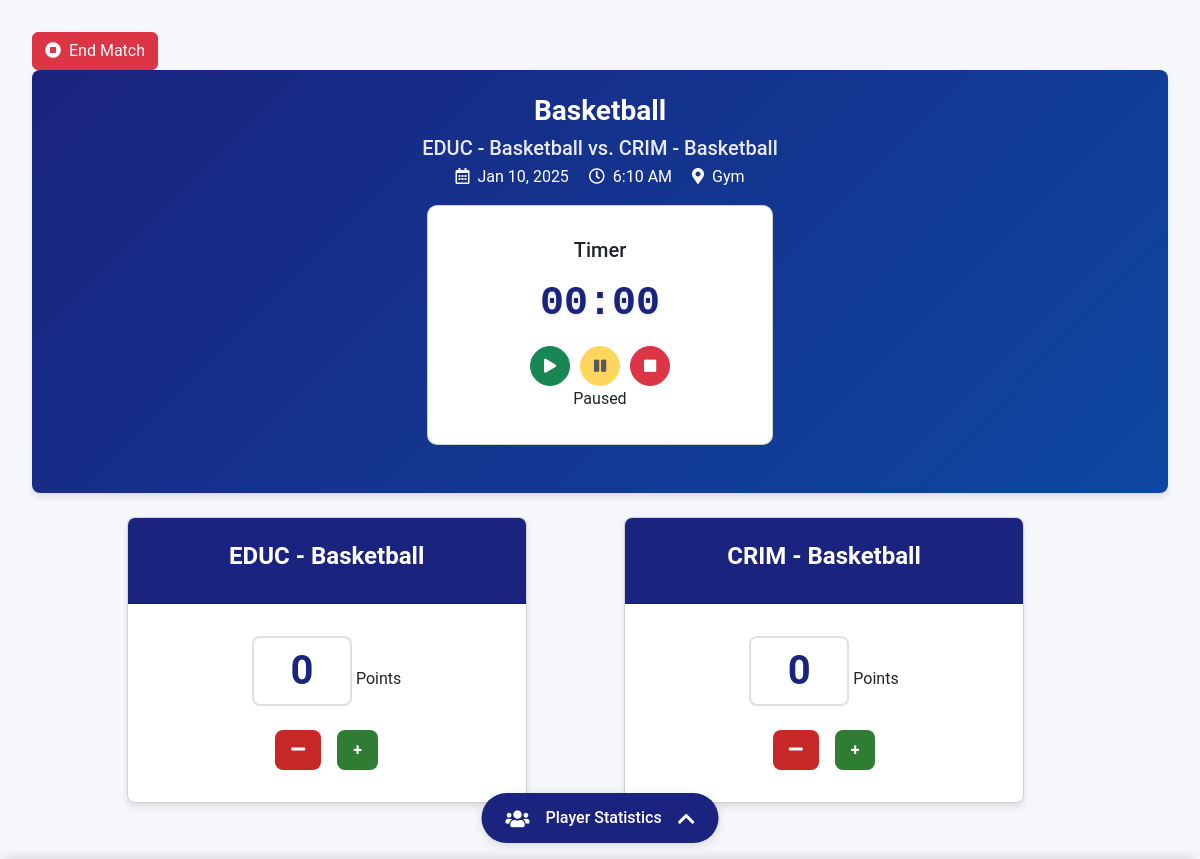
Page /livescoring/_live_scoring.php?schedule_id=88 on the committed database.
### tables this page shows
CREATE TABLE `schedules` (
  `schedule_id` int(11) NOT NULL,
  `match_id` int(11) NOT NULL,
  `schedule_date` date NOT NULL,
  `schedule_time` time NOT NULL,
  `venue` varchar(255) NOT NULL
);

CREATE TABLE `games` (
  `game_id` int(11) NOT NULL,
  `game_name` varchar(255) NOT NULL,
  `number_of_players` int(11) DEFAULT NULL,
  `category` varchar(100) DEFAULT NULL,
  `environment` enum('Indoor','Outdoor') NOT NULL,
  `created_at` timestamp NOT NULL DEFAULT current_timestamp(),
  `school_id` int(11) DEFAULT NULL
);

CREATE TABLE `teams` (
  `team_id` int(11) NOT NULL,
  `team_name` varchar(255) NOT NULL,
  `game_id` int(11) NOT NULL,
  `created_at` timestamp NOT NULL DEFAULT current_timestamp(),
  `grade_section_course_id` int(11) DEFAULT NULL,
  `wins` int(11) DEFAULT 0,
  `losses` int(11) DEFAULT 0
);

### livescoring/_live_scoring.php (the view, shortened to what this page needs)
<?php
$conn = con();
$schedule_id = $_GET['schedule_id'];
$game_id = $_SESSION['game_id'];
$department_id = $_SESSION['department_id'];
$match_query = $conn->prepare("
    SELECT g.game_name, tA.team_name AS teamA_name, tB.team_name AS teamB_name,
           s.schedule_date, s.schedule_time, s.venue, s.match_id
    FROM schedules s
    JOIN matches m ON s.match_id = m.match_id
    JOIN brackets b ON m.bracket_id = b.bracket_id
    JOIN games g ON b.game_id = g.game_id
    JOIN teams tA ON m.teamA_id = tA.team_id
    JOIN teams tB ON m.teamB_id = tB.team_id
    WHERE s.schedule_id = ?");
$match_query->bind_param("i", $schedule_id);
$match_query->execute();
$match = $match_query->get_result()->fetch_assoc();
$rules_query = $conn->prepare("
    SELECT scoring_unit, score_increment_options, period_type, number_of_periods,
           duration_per_period, time_limit, point_cap, max_fouls, timeouts_per_period
    FROM game_scoring_rules
    WHERE game_id = ? AND department_id = ?");
$rules_query->bind_param("ii", $game_id, $department_id);
$rules_query->execute();
$rules = $rules_query->get_result()->fetch_all(MYSQLI_ASSOC);
?>
<!DOCTYPE html>
<html lang="en">
<head>
    <link rel="stylesheet" href="https://cdn.jsdelivr.net/npm/bootstrap@5.3.3/dist/css/bootstrap.min.css">
    <link rel="stylesheet" href="https://cdnjs.cloudflare.com/ajax/libs/font-awesome/5.15.4/css/all.min.css">
    <link rel="stylesheet" href="livescoring.css">
</head>
<body>
    <div class="main-container">
        <div class="main-content">
            <button type="button" class="btn btn-danger" id="end-match-button">
                <i class="fas fa-stop-circle me-2"></i>End Match
            </button>
            <div class="match-header text-center">
                <h2><?= htmlspecialchars($match['game_name']); ?></h2>
                <h4><?= htmlspecialchars($match['teamA_name']); ?> vs. <?= htmlspecialchars($match['teamB_name']); ?></h4>
                <p>
                    <i class="far fa-calendar-alt me-2"></i><?= htmlspecialchars(date("M d, Y", strtotime($match['schedule_date']))); ?>
                    <i class="far fa-clock ms-3 me-2"></i><?= htmlspecialchars(date("g:i A", strtotime($match['schedule_time']))); ?>
                    <i class="fas fa-map-marker-alt ms-3 me-2"></i><?= htmlspecialchars($match['venue']); ?>
                </p>
                <div class="timer-section mt-3">
                    <div class="row justify-content-center">
                        <div class="col-md-4">
                            <div class="card">
                                <div class="card-body">
                                    <h5 class="card-title"><?= htmlspecialchars($rules[0]['period_type']); ?> Timer</h5>
                                    <div class="timer-display">
                                        <span id="timer-minutes">00</span>:<span id="timer-seconds">00</span>
                                    </div>
                                    <div class="timer-controls mt-2">
                                        <button class="btn btn-sm btn-success" id="timer-start">
                                            <i class="fas fa-play"></i>
                                        </button>
                                        <button class="btn btn-sm btn-warning" id="timer-pause">
                                            <i class="fas fa-pause"></i>
                                        </button>
                                        <button class="btn btn-sm btn-danger" id="timer-end">
                                            <i class="fas fa-stop"></i>
                                        </button>
                                    </div>
                                    <div id="timer-status"></div>
                                </div>
                            </div>
                        </div>
                    </div>
                </div>
            </div>
            <div class="container-fluid mt-4">
                <div class="row justify-content-center">
                    <div class="col-md-5">
                        <div class="card score-card">
                            <div class="card-header">
                                <h5 class="team-name"><?= htmlspecialchars($match['teamA_name']); ?></h5>
                            </div>
                            <div class="card-body">
                                <div class="score-section">
                                    <div class="score-display">
                                        <input type="number" id="teamA_score" name="teamA_score" class="score-input" value="<?= htmlspecialchars($match['teamA_score'] ?? 0) ?>" min="0">
                                        <label class="score-label">Points</label>
                                    </div>
                                    <div class="score-controls">
                                        <button type="button" class="btn btn-score decrement-btn" data-target="teamA_score" data-increment="1">
                                            <i class="fas fa-minus"></i>
                                        </button>
                                        <div class="increment-controls">
                                            <?php
                                            $increment_options = explode(',', $rules[0]['score_increment_options']);
                                            foreach ($increment_options as $increment) {
                                                $increment = trim($increment);
                                                echo "<button type='button' class='btn btn-score increment-btn'
                                                      data-target='teamA_score' data-increment='{$increment}'>
                                                      +{$increment}</button>";
                                            }
                                            ?>
                                        </div>
                                    </div>
                                </div>
                            </div>
                        </div>
                    </div>
                    <div class="col-md-5">
                        <div class="card score-card">
                            <div class="card-header">
                                <h5 class="team-name"><?= htmlspecialchars($match['teamB_name']); ?></h5>
                            </div>
                            <div class="card-body">
                                <div class="score-section">
                                    <div class="score-display">
                                        <input type="number" id="teamB_score" name="teamB_score" class="score-input" value="<?= htmlspecialchars($match['teamB_score'] ?? 0) ?>" min="0">
                                        <label class="score-label">Points</label>
                                    </div>
                                    <div class="score-controls">
                                        <button type="button" class="btn btn-score decrement-btn" data-target="teamB_score" data-increment="1">
                                            <i class="fas fa-minus"></i>
                                        </button>
                                        <div class="increment-controls">
                                            <?php
                                            $increment_options = explode(',', $rules[0]['score_increment_options']);
                                            foreach ($increment_options as $increment) {
                                                $increment = trim($increment);
                                                echo "<button type='button' class='btn btn-score increment-btn'
                                                      data-target='teamB_score' data-increment='{$increment}'>
                                                      +{$increment}</button>";
                                            }
                                            ?>
                                        </div>
                                    </div>
                                </div>
                            </div>
                        </div>
                    </div>
                </div>
            </div>
        </div>
        <div class="player-stats-bar d-none d-md-flex" onclick="window.togglePlayerStats()">
            <i class="fas fa-users me-2"></i>
            <span>Player Statistics</span>
            <i class="fas fa-chevron-up ms-2"></i>
        </div>

### livescoring/livescoring.css (style rules this page uses)
:root { --primary-color: #1a237e; --secondary-color: #0d47a1; --accent-color: #2962ff; --success-color: #2e7d32; --danger-color: #c62828; --warning-color: #f57f17; --text-primary: #212121; --text-secondary: #757575; --background-light: #f5f5f5; --background-white: #ffffff; --border-radius: 8px; --spacing-xs: 0.25rem; --spacing-sm: 0.5rem; --spacing-md: 1rem; --spacing-lg: 1.5rem; --spacing-xl: 2rem; --shadow-sm: 0 2px 4px rgba(0,0,0,0.1); --shadow-md: 0 4px 6px rgba(0,0,0,0.1); --shadow-lg: 0 8px 16px rgba(0,0,0,0.1); --transition: all 0.3s ease; }
* { margin: 0; padding: 0; box-sizing: border-box; }
body { font-family: 'Roboto', 'Segoe UI', system-ui, -apple-system, sans-serif; background-color: #f5f7fa; color: var(--text-primary); line-height: 1.6; min-height: 100vh; }
.main-container { max-width: 1200px; margin: 0 auto; padding: var(--spacing-md); }
.main-content { width: 100%; margin: 0 auto; padding: var(--spacing-md); }
.row { display: flex; justify-content: center; gap: var(--spacing-lg); margin-bottom: var(--spacing-lg); }
.match-header { background: linear-gradient(135deg, var(--primary-color), var(--secondary-color)); color: white; padding: var(--spacing-lg); border-radius: var(--border-radius); margin-bottom: var(--spacing-lg); box-shadow: var(--shadow-md); }
.match-header h2 { font-size: 1.75rem; font-weight: 600; margin-bottom: var(--spacing-sm); }
.match-header h4 { font-size: 1.25rem; opacity: 0.9; margin-bottom: var(--spacing-xs); }
.card { border-radius: 10px; }
.score-card { background: var(--background-white); border-radius: var(--border-radius); box-shadow: var(--shadow-md); overflow: hidden; transition: var(--transition); flex: 1; max-width: 400px; }
.card-header { background: var(--primary-color); color: white; padding: var(--spacing-lg); text-align: center; }
.team-name { font-size: 1.5rem; font-weight: 600; }
.card-body { padding: var(--spacing-xl); }
.score-label { font-size: 1rem; }
.score-display { text-align: center; margin-bottom: var(--spacing-lg); }
.score-input { width: 100px; height: 70px; font-size: 2.5rem; font-weight: 700; text-align: center; border: 2px solid #e0e0e0; border-radius: var(--border-radius); background: var(--background-white); color: var(--primary-color); transition: var(--transition); }
.score-controls { display: flex; justify-content: center; gap: var(--spacing-md); }
.btn-score { padding: 0.5rem 1rem; border: none; border-radius: var(--border-radius); font-weight: 600; cursor: pointer; transition: var(--transition); }
.increment-btn { background: var(--success-color); color: white; }
.decrement-btn { background: var(--danger-color); color: white; }
.player-stats-bar { position: fixed; bottom: 1rem; left: 50%; transform: translateX(-50%); padding: 0.75rem 1.5rem; background: #1a237e; color: white; border-radius: 50px; box-shadow: 0 2px 8px rgba(0,0,0,0.15); display: flex; align-items: center; gap: 0.5rem; cursor: pointer; z-index: 1048; font-weight: 500; transition: transform 0.2s ease; }
.player-stats-bar i { font-size: 1.2rem; }
.timer-display { font-size: 3rem; font-weight: 700; color: var(--primary-color); font-family: 'Roboto Mono', monospace; text-shadow: 0 2px 4px rgba(0,0,0,0.1); margin-bottom: var(--spacing-sm); }
.timer-controls { display: flex; justify-content: center; gap: var(--spacing-md); margin-top: var(--spacing-sm); }
input[type=number] { -moz-appearance: textfield; }

### livescoring/_live_scoring.php (style rules this page uses)
.timer-section { margin: 20px 0; }
.timer-display { font-size: 2.5rem; font-weight: bold; font-family: monospace; text-align: center; margin: 10px 0; }
.timer-controls { display: flex; justify-content: center; gap: 10px; }
.timer-controls button { width: 40px; height: 40px; border-radius: 50%; display: flex; align-items: center; justify-content: center; }

### rows in the picture
schedules: games.game_name "Basketball", teams.team_name "EDUC - Basketball", teams.team_name "CRIM - Basketball", schedule_date "Jan 10, 2025", schedule_time "6:10 AM", venue "Gym"
